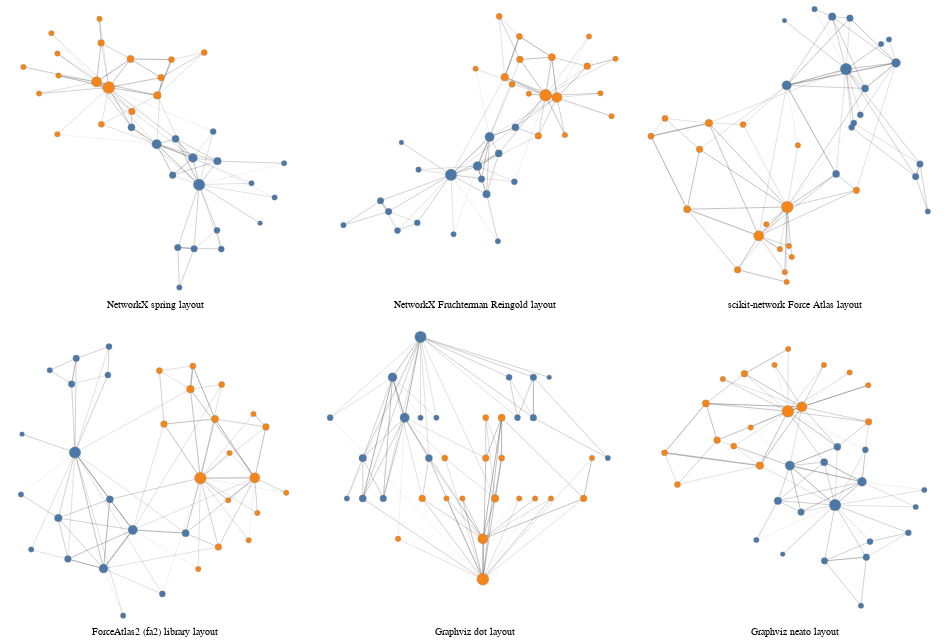

Write notebook code for a chart like this one.
### Code cell
def chart_for_layout(layout_fn, caption):
    return alph(
        G_karate_club,
        weight_attr="weight",
        layout_fn=layout_fn,
        node_args=dict(
            size=alt.Size(
                "degree_centrality",
                scale=alt.Scale(domain=[0,1],
                range=[4**2, 16**2]),
                legend=None
            ),
            halo_offset=None,
            #fill="#ccc",
            fill=alt.Color("club:N", legend=None),
            stroke="#888",
            strokeWidth=0.3,
            tooltip_attrs=["club"],
            #label_attr="name",
        ),
        edge_args=dict(
            color="black",
            opacity=0.3,
            strokeWidth=alt.Size(
                "weight:Q",
                scale=alt.Scale(domain=[0,1], range=[0, 0.2]),
                legend=None
            ),
        ),
        width=300,
        height=300,
        padding=16,
        prop_kwargs=dict(
            title=alt.TitleParams(
                caption,
                baseline='bottom',
                orient='bottom',
                fontWeight='normal',
                fontSize=10
            ),
        ),
    )


res = None
cols = 3

for row in range((1+len(layout_fns)) // cols):
    row_charts = [
        chart_for_layout(layout_fns[i], captions[i])
        for i in range(row * cols, min((row+1) * cols, len(layout_fns)))
    ]
    row_chart = functools.reduce(
        lambda a, x: a | x, row_charts[1:], row_charts[0]
    )

    res = row_chart if res is None else res & row_chart

res.configure_view(strokeWidth=0)

### Figure 1 — Vega-Lite specification as saved in the notebook (floating-point values rounded to 4 significant figures; data arrays with more than 128 entries replaced by an {"elided": "..."} marker saying what was removed)
{"config": {"view": {"continuousWidth": 400, "continuousHeight": 300, "strokeWidth": 0}}, "vconcat": [{"hconcat": [{"layer": [{"data": {"name": "data-ba430ea5287c5d2c3f185c0821d1b151"}, "mark": "line", "encoding": {"color": {"value": "black"}, "detail": {"field": "edge", "type": "quantitative"}, "opacity": {"value": 0.3}, "strokeWidth": {"field": "weight", "legend": null, "scale": {"domain": [0, 1], "range": [0, 0.2]}, "type": "quantitative"}, "x": {"axis": {"domain": false, "grid": false, "labels": false, "ticks": false, "title": ""}, "field": "x", "type": "quantitative"}, "y": {"axis": {"domain": false, "grid": false, "labels": false, "ticks": false, "title": ""}, "field": "y", "type": "quantitative"}}}, {"data": {"name": "data-447c792c61bffbee459a3810625c0c72"}, "mark": "circle", "encoding": {"fill": {"field": "club", "legend": null, "type": "nominal"}, "opacity": {"value": 1}, "size": {"field": "degree_centrality", "legend": null, "scale": {"domain": [0, 1], "range": [16, 256]}, "type": "quantitative"}, "stroke": {"value": "#888"}, "strokeWidth": {"value": 0.3}, "tooltip": [{"field": "club", "type": "nominal"}], "x": {"axis": {"domain": false, "grid": false, "labels": false, "ticks": false, "title": ""}, "field": "x", "type": "quantitative"}, "y": {"axis": {"domain": false, "grid": false, "labels": false, "ticks": false, "title": ""}, "field": "y", "type": "quantitative"}}}], "height": 300, "resolve": {"scale": {"color": "independent", "fill": "independent", "opacity": "independent", "size": "independent", "strokeWidth": "independent"}}, "title": {"text": "NetworkX spring layout", "baseline": "bottom", "fontSize": 10, "fontWeight": "normal", "orient": "bottom"}, "width": 300}, {"layer": [{"data": {"name": "data-e3f23e6250a2547063d4eb4c40b84fbc"}, "mark": "line", "encoding": {"color": {"value": "black"}, "detail": {"field": "edge", "type": "quantitative"}, "opacity": {"value": 0.3}, "strokeWidth": {"field": "weight", "legend": null, "scale": {"domain": [0, 1], "range": [0, 0.2]}, "type": "quantitative"}, "x": {"axis": {"domain": false, "grid": false, "labels": false, "ticks": false, "title": ""}, "field": "x", "type": "quantitative"}, "y": {"axis": {"domain": false, "grid": false, "labels": false, "ticks": false, "title": ""}, "field": "y", "type": "quantitative"}}}, {"data": {"name": "data-2a2e019ca7cf8d73fb14fa870c3a3692"}, "mark": "circle", "encoding": {"fill": {"field": "club", "legend": null, "type": "nominal"}, "opacity": {"value": 1}, "size": {"field": "degree_centrality", "legend": null, "scale": {"domain": [0, 1], "range": [16, 256]}, "type": "quantitative"}, "stroke": {"value": "#888"}, "strokeWidth": {"value": 0.3}, "tooltip": [{"field": "club", "type": "nominal"}], "x": {"axis": {"domain": false, "grid": false, "labels": false, "ticks": false, "title": ""}, "field": "x", "type": "quantitative"}, "y": {"axis": {"domain": false, "grid": false, "labels": false, "ticks": false, "title": ""}, "field": "y", "type": "quantitative"}}}], "height": 300, "resolve": {"scale": {"color": "independent", "fill": "independent", "opacity": "independent", "size": "independent", "strokeWidth": "independent"}}, "title": {"text": "NetworkX Fruchterman Reingold layout", "baseline": "bottom", "fontSize": 10, "fontWeight": "normal", "orient": "bottom"}, "width": 300}, {"layer": [{"data": {"name": "data-cbb996903de13b095cdc6e70d1844d51"}, "mark": "line", "encoding": {"color": {"value": "black"}, "detail": {"field": "edge", "type": "quantitative"}, "opacity": {"value": 0.3}, "strokeWidth": {"field": "weight", "legend": null, "scale": {"domain": [0, 1], "range": [0, 0.2]}, "type": "quantitative"}, "x": {"axis": {"domain": false, "grid": false, "labels": false, "ticks": false, "title": ""}, "field": "x", "type": "quantitative"}, "y": {"axis": {"domain": false, "grid": false, "labels": false, "ticks": false, "title": ""}, "field": "y", "type": "quantitative"}}}, {"data": {"name": "data-89a70a53473d4e9b9794a8549d09f139"}, "mark": "circle", "encoding": {"fill": {"field": "club", "legend": null, "type": "nominal"}, "opacity": {"value": 1}, "size": {"field": "degree_centrality", "legend": null, "scale": {"domain": [0, 1], "range": [16, 256]}, "type": "quantitative"}, "stroke": {"value": "#888"}, "strokeWidth": {"value": 0.3}, "tooltip": [{"field": "club", "type": "nominal"}], "x": {"axis": {"domain": false, "grid": false, "labels": false, "ticks": false, "title": ""}, "field": "x", "type": "quantitative"}, "y": {"axis": {"domain": false, "grid": false, "labels": false, "ticks": false, "title": ""}, "field": "y", "type": "quantitative"}}}], "height": 300, "resolve": {"scale": {"color": "independent", "fill": "independent", "opacity": "independent", "size": "independent", "strokeWidth": "independent"}}, "title": {"text": "scikit-network Force Atlas layout", "baseline": "bottom", "fontSize": 10, "fontWeight": "normal", "orient": "bottom"}, "width": 300}]}, {"hconcat": [{"layer": [{"data": {"name": "data-2ebe055d1446cddaf430a92f3a5871f7"}, "mark": "line", "encoding": {"color": {"value": "black"}, "detail": {"field": "edge", "type": "quantitative"}, "opacity": {"value": 0.3}, "strokeWidth": {"field": "weight", "legend": null, "scale": {"domain": [0, 1], "range": [0, 0.2]}, "type": "quantitative"}, "x": {"axis": {"domain": false, "grid": false, "labels": false, "ticks": false, "title": ""}, "field": "x", "type": "quantitative"}, "y": {"axis": {"domain": false, "grid": false, "labels": false, "ticks": false, "title": ""}, "field": "y", "type": "quantitative"}}}, {"data": {"name": "data-37a1fef293644fc7c1f4cc0c667b7a53"}, "mark": "circle", "encoding": {"fill": {"field": "club", "legend": null, "type": "nominal"}, "opacity": {"value": 1}, "size": {"field": "degree_centrality", "legend": null, "scale": {"domain": [0, 1], "range": [16, 256]}, "type": "quantitative"}, "stroke": {"value": "#888"}, "strokeWidth": {"value": 0.3}, "tooltip": [{"field": "club", "type": "nominal"}], "x": {"axis": {"domain": false, "grid": false, "labels": false, "ticks": false, "title": ""}, "field": "x", "type": "quantitative"}, "y": {"axis": {"domain": false, "grid": false, "labels": false, "ticks": false, "title": ""}, "field": "y", "type": "quantitative"}}}], "height": 300, "resolve": {"scale": {"color": "independent", "fill": "independent", "opacity": "independent", "size": "independent", "strokeWidth": "independent"}}, "title": {"text": "ForceAtlas2 (fa2) library layout", "baseline": "bottom", "fontSize": 10, "fontWeight": "normal", "orient": "bottom"}, "width": 300}, {"layer": [{"data": {"name": "data-59ec161e364aa016830785f8399c1e8a"}, "mark": "line", "encoding": {"color": {"value": "black"}, "detail": {"field": "edge", "type": "quantitative"}, "opacity": {"value": 0.3}, "strokeWidth": {"field": "weight", "legend": null, "scale": {"domain": [0, 1], "range": [0, 0.2]}, "type": "quantitative"}, "x": {"axis": {"domain": false, "grid": false, "labels": false, "ticks": false, "title": ""}, "field": "x", "type": "quantitative"}, "y": {"axis": {"domain": false, "grid": false, "labels": false, "ticks": false, "title": ""}, "field": "y", "type": "quantitative"}}}, {"data": {"name": "data-1859e08d4d681f2eea058e26247f564e"}, "mark": "circle", "encoding": {"fill": {"field": "club", "legend": null, "type": "nominal"}, "opacity": {"value": 1}, "size": {"field": "degree_centrality", "legend": null, "scale": {"domain": [0, 1], "range": [16, 256]}, "type": "quantitative"}, "stroke": {"value": "#888"}, "strokeWidth": {"value": 0.3}, "tooltip": [{"field": "club", "type": "nominal"}], "x": {"axis": {"domain": false, "grid": false, "labels": false, "ticks": false, "title": ""}, "field": "x", "type": "quantitative"}, "y": {"axis": {"domain": false, "grid": false, "labels": false, "ticks": false, "title": ""}, "field": "y", "type": "quantitative"}}}], "height": 300, "resolve": {"scale": {"color": "independent", "fill": "independent", "opacity": "independent", "size": "independent", "strokeWidth": "independent"}}, "title": {"text": "Graphviz dot layout", "baseline": "bottom", "fontSize": 10, "fontWeight": "normal", "orient": "bottom"}, "width": 300}, {"layer": [{"data": {"name": "data-3421c71d1f82e13ff4e4827f52438cee"}, "mark": "line", "encoding": {"color": {"value": "black"}, "detail": {"field": "edge", "type": "quantitative"}, "opacity": {"value": 0.3}, "strokeWidth": {"field": "weight", "legend": null, "scale": {"domain": [0, 1], "range": [0, 0.2]}, "type": "quantitative"}, "x": {"axis": {"domain": false, "grid": false, "labels": false, "ticks": false, "title": ""}, "field": "x", "type": "quantitative"}, "y": {"axis": {"domain": false, "grid": false, "labels": false, "ticks": false, "title": ""}, "field": "y", "type": "quantitative"}}}, {"data": {"name": "data-582eec9189bc878bdf12428f598ec301"}, "mark": "circle", "encoding": {"fill": {"field": "club", "legend": null, "type": "nominal"}, "opacity": {"value": 1}, "size": {"field": "degree_centrality", "legend": null, "scale": {"domain": [0, 1], "range": [16, 256]}, "type": "quantitative"}, "stroke": {"value": "#888"}, "strokeWidth": {"value": 0.3}, "tooltip": [{"field": "club", "type": "nominal"}], "x": {"axis": {"domain": false, "grid": false, "labels": false, "ticks": false, "title": ""}, "field": "x", "type": "quantitative"}, "y": {"axis": {"domain": false, "grid": false, "labels": false, "ticks": false, "title": ""}, "field": "y", "type": "quantitative"}}}], "height": 300, "resolve": {"scale": {"color": "independent", "fill": "independent", "opacity": "independent", "size": "independent", "strokeWidth": "independent"}}, "title": {"text": "Graphviz neato layout", "baseline": "bottom", "fontSize": 10, "fontWeight": "normal", "orient": "bottom"}, "width": 300}]}], "$schema": "https://vega.github.io/schema/vega-lite/v4.17.0.json", "datasets": {"data-ba430ea5287c5d2c3f185c0821d1b151": {"elided": "156 records"}, "data-447c792c61bffbee459a3810625c0c72": [{"x": 176.4, "club": "Mr. Hi", "y": 105.1, "degree_centrality": 0.4848, "__node_size": 132.4, "__node_r": 5.752}, {"x": 172.7, "club": "Mr. Hi", "y": 128.3, "degree_centrality": 0.2727, "__node_size": 81.45, "__node_r": 4.513}, {"x": 151.0, "club": "Mr. Hi", "y": 140.2, "degree_centrality": 0.303, "__node_size": 88.73, "__node_r": 4.71}, {"x": 187.5, "club": "Mr. Hi", "y": 125.6, "degree_centrality": 0.1818, "__node_size": 59.64, "__node_r": 3.861}, {"x": 187.2, "club": "Mr. Hi", "y": 65.55, "degree_centrality": 0.09091, "__node_size": 37.82, "__node_r": 3.075}, {"x": 163.7, "club": "Mr. Hi", "y": 50.69, "degree_centrality": 0.1212, "__node_size": 45.09, "__node_r": 3.357}, {"x": 173.5, "club": "Mr. Hi", "y": 49.61, "degree_centrality": 0.1212, "__node_size": 45.09, "__node_r": 3.357}, {"x": 160.6, "club": "Mr. Hi", "y": 113.4, "degree_centrality": 0.1212, "__node_size": 45.09, "__node_r": 3.357}, {"x": 135.9, "club": "Mr. Hi", "y": 154.8, "degree_centrality": 0.1515, "__node_size": 52.36, "__node_r": 3.618}, {"x": 91.42, "club": "Officer", "y": 148.8, "degree_centrality": 0.06061, "__node_size": 30.55, "__node_r": 2.763}, {"x": 189.8, "club": "Mr. Hi", "y": 49.34, "degree_centrality": 0.09091, "__node_size": 37.82, "__node_r": 3.075}, {"x": 213.1, "club": "Mr. Hi", "y": 71.76, "degree_centrality": 0.0303, "__node_size": 23.27, "__node_r": 2.412}, {"x": 227.5, "club": "Mr. Hi", "y": 123.8, "degree_centrality": 0.06061, "__node_size": 30.55, "__node_r": 2.763}, {"x": 162.3, "club": "Mr. Hi", "y": 144.9, "degree_centrality": 0.1515, "__node_size": 52.36, "__node_r": 3.618}, {"x": 91.44, "club": "Officer", "y": 218.8, "degree_centrality": 0.06061, "__node_size": 30.55, "__node_r": 2.763}, {"x": 92.09, "club": "Officer", "y": 199.7, "degree_centrality": 0.06061, "__node_size": 30.55, "__node_r": 2.763}, {"x": 164.6, "club": "Mr. Hi", "y": 16.0, "degree_centrality": 0.06061, "__node_size": 30.55, "__node_r": 2.763}, {"x": 221.8, "club": "Mr. Hi", "y": 94.04, "degree_centrality": 0.06061, "__node_size": 30.55, "__node_r": 2.763}, {"x": 87.84, "club": "Officer", "y": 236.3, "degree_centrality": 0.06061, "__node_size": 30.55, "__node_r": 2.763}, {"x": 184.9, "club": "Mr. Hi", "y": 151.2, "degree_centrality": 0.09091, "__node_size": 37.82, "__node_r": 3.075}, {"x": 71.05, "club": "Officer", "y": 207.1, "degree_centrality": 0.06061, "__node_size": 30.55, "__node_r": 2.763}, {"x": 207.9, "club": "Mr. Hi", "y": 106.4, "degree_centrality": 0.06061, "__node_size": 30.55, "__node_r": 2.763}, {"x": 80.44, "club": "Officer", "y": 184.1, "degree_centrality": 0.06061, "__node_size": 30.55, "__node_r": 2.763}, {"x": 135.3, "club": "Officer", "y": 214.1, "degree_centrality": 0.1515, "__node_size": 52.36, "__node_r": 3.618}, {"x": 179.5, "club": "Officer", "y": 219.7, "degree_centrality": 0.09091, "__node_size": 37.82, "__node_r": 3.075}, {"x": 159.9, "club": "Officer", "y": 213.6, "degree_centrality": 0.09091, "__node_size": 37.82, "__node_r": 3.075}, {"x": 116.7, "club": "Officer", "y": 248.8, "degree_centrality": 0.06061, "__node_size": 30.55, "__node_r": 2.763}, {"x": 153.6, "club": "Officer", "y": 198.0, "degree_centrality": 0.1212, "__node_size": 45.09, "__node_r": 3.357}, {"x": 117.8, "club": "Officer", "y": 157.5, "degree_centrality": 0.09091, "__node_size": 37.82, "__node_r": 3.075}, {"x": 117.7, "club": "Officer", "y": 228.0, "degree_centrality": 0.1212, "__node_size": 45.09, "__node_r": 3.357}, {"x": 136.1, "club": "Officer", "y": 168.6, "degree_centrality": 0.1212, "__node_size": 45.09, "__node_r": 3.357}, {"x": 151.4, "club": "Officer", "y": 182.5, "degree_centrality": 0.1818, "__node_size": 59.64, "__node_r": 3.861}, {"x": 114.9, "club": "Officer", "y": 194.2, "degree_centrality": 0.3636, "__node_size": 103.3, "__node_r": 5.081}, {"x": 122.3, "club": "Officer", "y": 189.4, "degree_centrality": 0.5152, "__node_size": 139.6, "__node_r": 5.908}], "data-e3f23e6250a2547063d4eb4c40b84fbc": {"elided": "156 records"}, "data-2a2e019ca7cf8d73fb14fa870c3a3692": [{"x": 109.2, "club": "Mr. Hi", "y": 113.7, "degree_centrality": 0.4848, "__node_size": 132.4, "__node_r": 5.752}, {"x": 132.2, "club": "Mr. Hi", "y": 121.4, "degree_centrality": 0.2727, "__node_size": 81.45, "__node_r": 4.513}, {"x": 142.7, "club": "Mr. Hi", "y": 146.6, "degree_centrality": 0.303, "__node_size": 88.73, "__node_r": 4.71}, {"x": 140.0, "club": "Mr. Hi", "y": 96.93, "degree_centrality": 0.1818, "__node_size": 59.64, "__node_r": 3.861}, {"x": 79.95, "club": "Mr. Hi", "y": 72.16, "degree_centrality": 0.09091, "__node_size": 37.82, "__node_r": 3.075}, {"x": 48.11, "club": "Mr. Hi", "y": 91.22, "degree_centrality": 0.1212, "__node_size": 45.09, "__node_r": 3.357}, {"x": 55.11, "club": "Mr. Hi", "y": 81.88, "degree_centrality": 0.1212, "__node_size": 45.09, "__node_r": 3.357}, {"x": 135.6, "club": "Mr. Hi", "y": 110.1, "degree_centrality": 0.1212, "__node_size": 45.09, "__node_r": 3.357}, {"x": 165.0, "club": "Mr. Hi", "y": 154.9, "degree_centrality": 0.1515, "__node_size": 52.36, "__node_r": 3.618}, {"x": 130.5, "club": "Officer", "y": 205.7, "degree_centrality": 0.06061, "__node_size": 30.55, "__node_r": 2.763}, {"x": 62.85, "club": "Mr. Hi", "y": 65.35, "degree_centrality": 0.09091, "__node_size": 37.82, "__node_r": 3.075}, {"x": 66.23, "club": "Mr. Hi", "y": 141.7, "degree_centrality": 0.0303, "__node_size": 23.27, "__node_r": 2.412}, {"x": 149.9, "club": "Mr. Hi", "y": 56.18, "degree_centrality": 0.06061, "__node_size": 30.55, "__node_r": 2.763}, {"x": 150.6, "club": "Mr. Hi", "y": 132.2, "degree_centrality": 0.1515, "__node_size": 52.36, "__node_r": 3.618}, {"x": 176.7, "club": "Officer", "y": 183.9, "degree_centrality": 0.06061, "__node_size": 30.55, "__node_r": 2.763}, {"x": 207.9, "club": "Officer", "y": 148.1, "degree_centrality": 0.06061, "__node_size": 30.55, "__node_r": 2.763}, {"x": 16.0, "club": "Mr. Hi", "y": 70.08, "degree_centrality": 0.06061, "__node_size": 30.55, "__node_r": 2.763}, {"x": 111.4, "club": "Mr. Hi", "y": 62.16, "degree_centrality": 0.06061, "__node_size": 30.55, "__node_r": 2.763}, {"x": 228.8, "club": "Officer", "y": 233.7, "degree_centrality": 0.06061, "__node_size": 30.55, "__node_r": 2.763}, {"x": 164.1, "club": "Mr. Hi", "y": 107.7, "degree_centrality": 0.09091, "__node_size": 37.82, "__node_r": 3.075}, {"x": 248.3, "club": "Officer", "y": 164.5, "degree_centrality": 0.06061, "__node_size": 30.55, "__node_r": 2.763}, {"x": 81.02, "club": "Mr. Hi", "y": 118.2, "degree_centrality": 0.06061, "__node_size": 30.55, "__node_r": 2.763}, {"x": 238.7, "club": "Officer", "y": 184.4, "degree_centrality": 0.06061, "__node_size": 30.55, "__node_r": 2.763}, {"x": 196.6, "club": "Officer", "y": 215.6, "degree_centrality": 0.1515, "__node_size": 52.36, "__node_r": 3.618}, {"x": 151.0, "club": "Officer", "y": 251.0, "degree_centrality": 0.09091, "__node_size": 37.82, "__node_r": 3.075}, {"x": 168.5, "club": "Officer", "y": 233.7, "degree_centrality": 0.09091, "__node_size": 37.82, "__node_r": 3.075}, {"x": 251.8, "club": "Officer", "y": 214.2, "degree_centrality": 0.06061, "__node_size": 30.55, "__node_r": 2.763}, {"x": 168.9, "club": "Officer", "y": 213.7, "degree_centrality": 0.1212, "__node_size": 45.09, "__node_r": 3.357}, {"x": 162.1, "club": "Officer", "y": 192.2, "degree_centrality": 0.09091, "__node_size": 37.82, "__node_r": 3.075}, {"x": 227.3, "club": "Officer", "y": 207.8, "degree_centrality": 0.1212, "__node_size": 45.09, "__node_r": 3.357}, {"x": 184.9, "club": "Officer", "y": 147.5, "degree_centrality": 0.1212, "__node_size": 45.09, "__node_r": 3.357}, {"x": 155.8, "club": "Officer", "y": 198.3, "degree_centrality": 0.1818, "__node_size": 59.64, "__node_r": 3.861}, {"x": 201.0, "club": "Officer", "y": 180.7, "degree_centrality": 0.3636, "__node_size": 103.3, "__node_r": 5.081}, {"x": 191.2, "club": "Officer", "y": 182.6, "degree_centrality": 0.5152, "__node_size": 139.6, "__node_r": 5.908}], "data-cbb996903de13b095cdc6e70d1844d51": {"elided": "156 records"}, "data-89a70a53473d4e9b9794a8549d09f139": [{"x": 174.0, "club": "Mr. Hi", "y": 157.9, "degree_centrality": 0.4848, "__node_size": 132.4, "__node_r": 5.752}, {"x": 207.3, "club": "Mr. Hi", "y": 162.1, "degree_centrality": 0.2727, "__node_size": 81.45, "__node_r": 4.513}, {"x": 134.4, "club": "Mr. Hi", "y": 147.1, "degree_centrality": 0.303, "__node_size": 88.73, "__node_r": 4.71}, {"x": 164.8, "club": "Mr. Hi", "y": 192.9, "degree_centrality": 0.1818, "__node_size": 59.64, "__node_r": 3.861}, {"x": 179.2, "club": "Mr. Hi", "y": 122.0, "degree_centrality": 0.09091, "__node_size": 37.82, "__node_r": 3.075}, {"x": 220.4, "club": "Mr. Hi", "y": 86.26, "degree_centrality": 0.1212, "__node_size": 45.09, "__node_r": 3.357}, {"x": 223.3, "club": "Mr. Hi", "y": 94.66, "degree_centrality": 0.1212, "__node_size": 45.09, "__node_r": 3.357}, {"x": 176.6, "club": "Mr. Hi", "y": 191.9, "degree_centrality": 0.1212, "__node_size": 45.09, "__node_r": 3.357}, {"x": 167.4, "club": "Mr. Hi", "y": 88.08, "degree_centrality": 0.1515, "__node_size": 52.36, "__node_r": 3.618}, {"x": 141.9, "club": "Officer", "y": 107.1, "degree_centrality": 0.06061, "__node_size": 30.55, "__node_r": 2.763}, {"x": 177.8, "club": "Mr. Hi", "y": 119.1, "degree_centrality": 0.09091, "__node_size": 37.82, "__node_r": 3.075}, {"x": 133.0, "club": "Mr. Hi", "y": 190.3, "degree_centrality": 0.0303, "__node_size": 23.27, "__node_r": 2.412}, {"x": 153.0, "club": "Mr. Hi", "y": 197.9, "degree_centrality": 0.06061, "__node_size": 30.55, "__node_r": 2.763}, {"x": 186.7, "club": "Mr. Hi", "y": 145.0, "degree_centrality": 0.1515, "__node_size": 52.36, "__node_r": 3.618}, {"x": 130.0, "club": "Officer", "y": 37.91, "degree_centrality": 0.06061, "__node_size": 30.55, "__node_r": 2.763}, {"x": 133.2, "club": "Officer", "y": 22.5, "degree_centrality": 0.06061, "__node_size": 30.55, "__node_r": 2.763}, {"x": 228.5, "club": "Mr. Hi", "y": 62.93, "degree_centrality": 0.06061, "__node_size": 30.55, "__node_r": 2.763}, {"x": 197.4, "club": "Mr. Hi", "y": 174.7, "degree_centrality": 0.06061, "__node_size": 30.55, "__node_r": 2.763}, {"x": 120.8, "club": "Officer", "y": 54.43, "degree_centrality": 0.06061, "__node_size": 30.55, "__node_r": 2.763}, {"x": 183.6, "club": "Mr. Hi", "y": 127.5, "degree_centrality": 0.09091, "__node_size": 37.82, "__node_r": 3.075}, {"x": 135.9, "club": "Officer", "y": 39.94, "degree_centrality": 0.06061, "__node_size": 30.55, "__node_r": 2.763}, {"x": 202.7, "club": "Mr. Hi", "y": 177.7, "degree_centrality": 0.06061, "__node_size": 30.55, "__node_r": 2.763}, {"x": 137.8, "club": "Officer", "y": 32.69, "degree_centrality": 0.06061, "__node_size": 30.55, "__node_r": 2.763}, {"x": 68.11, "club": "Officer", "y": 64.52, "degree_centrality": 0.1515, "__node_size": 52.36, "__node_r": 3.618}, {"x": 53.33, "club": "Officer", "y": 125.1, "degree_centrality": 0.09091, "__node_size": 37.82, "__node_r": 3.075}, {"x": 43.97, "club": "Officer", "y": 113.2, "degree_centrality": 0.09091, "__node_size": 37.82, "__node_r": 3.075}, {"x": 134.4, "club": "Officer", "y": 16.0, "degree_centrality": 0.06061, "__node_size": 30.55, "__node_r": 2.763}, {"x": 76.4, "club": "Officer", "y": 104.5, "degree_centrality": 0.1212, "__node_size": 45.09, "__node_r": 3.357}, {"x": 105.4, "club": "Officer", "y": 121.0, "degree_centrality": 0.09091, "__node_size": 37.82, "__node_r": 3.075}, {"x": 101.7, "club": "Officer", "y": 24.13, "degree_centrality": 0.1212, "__node_size": 45.09, "__node_r": 3.357}, {"x": 180.9, "club": "Officer", "y": 77.13, "degree_centrality": 0.1212, "__node_size": 45.09, "__node_r": 3.357}, {"x": 82.63, "club": "Officer", "y": 122.0, "degree_centrality": 0.1818, "__node_size": 59.64, "__node_r": 3.861}, {"x": 115.8, "club": "Officer", "y": 46.8, "degree_centrality": 0.3636, "__node_size": 103.3, "__node_r": 5.081}, {"x": 134.8, "club": "Officer", "y": 65.97, "degree_centrality": 0.5152, "__node_size": 139.6, "__node_r": 5.908}], "data-2ebe055d1446cddaf430a92f3a5871f7": {"elided": "156 records"}, "data-37a1fef293644fc7c1f4cc0c667b7a53": [{"x": 69.97, "club": "Mr. Hi", "y": 168.4, "degree_centrality": 0.4848, "__node_size": 132.4, "__node_r": 5.752}, {"x": 98.5, "club": "Mr. Hi", "y": 60.11, "degree_centrality": 0.2727, "__node_size": 81.45, "__node_r": 4.513}, {"x": 127.8, "club": "Mr. Hi", "y": 96.2, "degree_centrality": 0.303, "__node_size": 88.73, "__node_r": 4.71}, {"x": 53.32, "club": "Mr. Hi", "y": 107.3, "degree_centrality": 0.1818, "__node_size": 59.64, "__node_r": 3.861}, {"x": 102.9, "club": "Mr. Hi", "y": 240.8, "degree_centrality": 0.09091, "__node_size": 37.82, "__node_r": 3.075}, {"x": 71.22, "club": "Mr. Hi", "y": 256.3, "degree_centrality": 0.1212, "__node_size": 45.09, "__node_r": 3.357}, {"x": 66.61, "club": "Mr. Hi", "y": 232.4, "degree_centrality": 0.1212, "__node_size": 45.09, "__node_r": 3.357}, {"x": 62.86, "club": "Mr. Hi", "y": 69.11, "degree_centrality": 0.1212, "__node_size": 45.09, "__node_r": 3.357}, {"x": 180.6, "club": "Mr. Hi", "y": 93.17, "degree_centrality": 0.1515, "__node_size": 52.36, "__node_r": 3.618}, {"x": 193.2, "club": "Officer", "y": 59.76, "degree_centrality": 0.06061, "__node_size": 30.55, "__node_r": 2.763}, {"x": 104.0, "club": "Mr. Hi", "y": 267.3, "degree_centrality": 0.09091, "__node_size": 37.82, "__node_r": 3.075}, {"x": 17.04, "club": "Mr. Hi", "y": 185.6, "degree_centrality": 0.0303, "__node_size": 23.27, "__node_r": 2.412}, {"x": 16.0, "club": "Mr. Hi", "y": 129.2, "degree_centrality": 0.06061, "__node_size": 30.55, "__node_r": 2.763}, {"x": 104.8, "club": "Mr. Hi", "y": 124.8, "degree_centrality": 0.1515, "__node_size": 52.36, "__node_r": 3.618}, {"x": 252.4, "club": "Officer", "y": 112.0, "degree_centrality": 0.06061, "__node_size": 30.55, "__node_r": 2.763}, {"x": 223.3, "club": "Officer", "y": 123.8, "degree_centrality": 0.06061, "__node_size": 30.55, "__node_r": 2.763}, {"x": 44.79, "club": "Mr. Hi", "y": 245.2, "degree_centrality": 0.06061, "__node_size": 30.55, "__node_r": 2.763}, {"x": 118.2, "club": "Mr. Hi", "y": 16.21, "degree_centrality": 0.06061, "__node_size": 30.55, "__node_r": 2.763}, {"x": 243.7, "club": "Officer", "y": 86.51, "degree_centrality": 0.06061, "__node_size": 30.55, "__node_r": 2.763}, {"x": 157.4, "club": "Mr. Hi", "y": 36.46, "degree_centrality": 0.09091, "__node_size": 37.82, "__node_r": 3.075}, {"x": 281.2, "club": "Officer", "y": 130.8, "degree_centrality": 0.06061, "__node_size": 30.55, "__node_r": 2.763}, {"x": 26.22, "club": "Mr. Hi", "y": 77.89, "degree_centrality": 0.06061, "__node_size": 30.55, "__node_r": 2.763}, {"x": 224.5, "club": "Officer", "y": 167.9, "degree_centrality": 0.06061, "__node_size": 30.55, "__node_r": 2.763}, {"x": 210.0, "club": "Officer", "y": 199.8, "degree_centrality": 0.1515, "__node_size": 52.36, "__node_r": 3.618}, {"x": 154.4, "club": "Officer", "y": 244.9, "degree_centrality": 0.09091, "__node_size": 37.82, "__node_r": 3.075}, {"x": 187.8, "club": "Officer", "y": 249.2, "degree_centrality": 0.09091, "__node_size": 37.82, "__node_r": 3.075}, {"x": 248.5, "club": "Officer", "y": 204.5, "degree_centrality": 0.06061, "__node_size": 30.55, "__node_r": 2.763}, {"x": 159.0, "club": "Officer", "y": 195.0, "degree_centrality": 0.1212, "__node_size": 45.09, "__node_r": 3.357}, {"x": 216.7, "club": "Officer", "y": 231.9, "degree_centrality": 0.09091, "__node_size": 37.82, "__node_r": 3.075}, {"x": 260.9, "club": "Officer", "y": 192.4, "degree_centrality": 0.1212, "__node_size": 45.09, "__node_r": 3.357}, {"x": 213.4, "club": "Officer", "y": 80.25, "degree_centrality": 0.1212, "__node_size": 45.09, "__node_r": 3.357}, {"x": 185.4, "club": "Officer", "y": 227.6, "degree_centrality": 0.1818, "__node_size": 59.64, "__node_r": 3.861}, {"x": 249.8, "club": "Officer", "y": 144.8, "degree_centrality": 0.3636, "__node_size": 103.3, "__node_r": 5.081}, {"x": 195.4, "club": "Officer", "y": 144.6, "degree_centrality": 0.5152, "__node_size": 139.6, "__node_r": 5.908}], "data-59ec161e364aa016830785f8399c1e8a": {"elided": "156 records"}, "data-1859e08d4d681f2eea058e26247f564e": [{"x": 109.1, "club": "Mr. Hi", "y": 108.6, "degree_centrality": 0.4848, "__node_size": 132.4, "__node_r": 5.752}, {"x": 83.02, "club": "Mr. Hi", "y": 93.76, "degree_centrality": 0.2727, "__node_size": 81.45, "__node_r": 4.513}, {"x": 94.34, "club": "Mr. Hi", "y": 78.95, "degree_centrality": 0.303, "__node_size": 88.73, "__node_r": 4.71}, {"x": 55.25, "club": "Mr. Hi", "y": 64.14, "degree_centrality": 0.1818, "__node_size": 59.64, "__node_r": 3.861}, {"x": 191.8, "club": "Mr. Hi", "y": 93.76, "degree_centrality": 0.09091, "__node_size": 37.82, "__node_r": 3.075}, {"x": 214.5, "club": "Mr. Hi", "y": 93.76, "degree_centrality": 0.1212, "__node_size": 45.09, "__node_r": 3.357}, {"x": 214.5, "club": "Mr. Hi", "y": 78.95, "degree_centrality": 0.1212, "__node_size": 45.09, "__node_r": 3.357}, {"x": 74.38, "club": "Mr. Hi", "y": 49.33, "degree_centrality": 0.1212, "__node_size": 45.09, "__node_r": 3.357}, {"x": 117.0, "club": "Mr. Hi", "y": 64.14, "degree_centrality": 0.1515, "__node_size": 52.36, "__node_r": 3.618}, {"x": 88.17, "club": "Officer", "y": 34.51, "degree_centrality": 0.06061, "__node_size": 30.55, "__node_r": 2.763}, {"x": 199.7, "club": "Mr. Hi", "y": 78.95, "degree_centrality": 0.09091, "__node_size": 37.82, "__node_r": 3.075}, {"x": 229.3, "club": "Mr. Hi", "y": 93.76, "degree_centrality": 0.0303, "__node_size": 23.27, "__node_r": 2.412}, {"x": 40.44, "club": "Mr. Hi", "y": 49.33, "degree_centrality": 0.06061, "__node_size": 30.55, "__node_r": 2.763}, {"x": 55.25, "club": "Mr. Hi", "y": 49.33, "degree_centrality": 0.1515, "__node_size": 52.36, "__node_r": 3.618}, {"x": 133.4, "club": "Officer", "y": 49.33, "degree_centrality": 0.06061, "__node_size": 30.55, "__node_r": 2.763}, {"x": 148.2, "club": "Officer", "y": 49.33, "degree_centrality": 0.06061, "__node_size": 30.55, "__node_r": 2.763}, {"x": 284.0, "club": "Mr. Hi", "y": 64.14, "degree_centrality": 0.06061, "__node_size": 30.55, "__node_r": 2.763}, {"x": 109.1, "club": "Mr. Hi", "y": 78.95, "degree_centrality": 0.06061, "__node_size": 30.55, "__node_r": 2.763}, {"x": 201.3, "club": "Officer", "y": 49.33, "degree_centrality": 0.06061, "__node_size": 30.55, "__node_r": 2.763}, {"x": 24.81, "club": "Mr. Hi", "y": 78.95, "degree_centrality": 0.09091, "__node_size": 37.82, "__node_r": 3.075}, {"x": 216.1, "club": "Officer", "y": 49.33, "degree_centrality": 0.06061, "__node_size": 30.55, "__node_r": 2.763}, {"x": 124.0, "club": "Mr. Hi", "y": 78.95, "degree_centrality": 0.06061, "__node_size": 30.55, "__node_r": 2.763}, {"x": 230.9, "club": "Officer", "y": 49.33, "degree_centrality": 0.06061, "__node_size": 30.55, "__node_r": 2.763}, {"x": 184.8, "club": "Officer", "y": 78.95, "degree_centrality": 0.1515, "__node_size": 52.36, "__node_r": 3.618}, {"x": 170.0, "club": "Officer", "y": 78.95, "degree_centrality": 0.09091, "__node_size": 37.82, "__node_r": 3.075}, {"x": 184.8, "club": "Officer", "y": 64.14, "degree_centrality": 0.09091, "__node_size": 37.82, "__node_r": 3.075}, {"x": 269.2, "club": "Officer", "y": 64.14, "degree_centrality": 0.06061, "__node_size": 30.55, "__node_r": 2.763}, {"x": 170.0, "club": "Officer", "y": 64.14, "degree_centrality": 0.1212, "__node_size": 45.09, "__node_r": 3.357}, {"x": 131.8, "club": "Officer", "y": 64.14, "degree_centrality": 0.09091, "__node_size": 37.82, "__node_r": 3.075}, {"x": 261.4, "club": "Officer", "y": 49.33, "degree_centrality": 0.1212, "__node_size": 45.09, "__node_r": 3.357}, {"x": 110.8, "club": "Officer", "y": 49.33, "degree_centrality": 0.1212, "__node_size": 45.09, "__node_r": 3.357}, {"x": 178.7, "club": "Officer", "y": 49.33, "degree_centrality": 0.1818, "__node_size": 59.64, "__node_r": 3.861}, {"x": 167.4, "club": "Officer", "y": 34.51, "degree_centrality": 0.3636, "__node_size": 103.3, "__node_r": 5.081}, {"x": 167.4, "club": "Officer", "y": 19.7, "degree_centrality": 0.5152, "__node_size": 139.6, "__node_r": 5.908}], "data-3421c71d1f82e13ff4e4827f52438cee": {"elided": "156 records"}, "data-582eec9189bc878bdf12428f598ec301": [{"x": 146.7, "club": "Mr. Hi", "y": 127.9, "degree_centrality": 0.4848, "__node_size": 132.4, "__node_r": 5.752}, {"x": 164.7, "club": "Mr. Hi", "y": 151.2, "degree_centrality": 0.2727, "__node_size": 81.45, "__node_r": 4.513}, {"x": 116.6, "club": "Mr. Hi", "y": 167.4, "degree_centrality": 0.303, "__node_size": 88.73, "__node_r": 4.71}, {"x": 108.6, "club": "Mr. Hi", "y": 132.2, "degree_centrality": 0.1818, "__node_size": 59.64, "__node_r": 3.861}, {"x": 195.5, "club": "Mr. Hi", "y": 100.2, "degree_centrality": 0.09091, "__node_size": 37.82, "__node_r": 3.075}, {"x": 139.7, "club": "Mr. Hi", "y": 72.13, "degree_centrality": 0.1212, "__node_size": 45.09, "__node_r": 3.357}, {"x": 167.5, "club": "Mr. Hi", "y": 75.81, "degree_centrality": 0.1212, "__node_size": 45.09, "__node_r": 3.357}, {"x": 124.0, "club": "Mr. Hi", "y": 120.9, "degree_centrality": 0.1212, "__node_size": 45.09, "__node_r": 3.357}, {"x": 148.3, "club": "Mr. Hi", "y": 186.2, "degree_centrality": 0.1515, "__node_size": 52.36, "__node_r": 3.618}, {"x": 90.49, "club": "Officer", "y": 205.5, "degree_centrality": 0.06061, "__node_size": 30.55, "__node_r": 2.763}, {"x": 170.0, "club": "Mr. Hi", "y": 91.43, "degree_centrality": 0.09091, "__node_size": 37.82, "__node_r": 3.075}, {"x": 111.8, "club": "Mr. Hi", "y": 78.84, "degree_centrality": 0.0303, "__node_size": 23.27, "__node_r": 2.412}, {"x": 94.23, "club": "Mr. Hi", "y": 92.91, "degree_centrality": 0.06061, "__node_size": 30.55, "__node_r": 2.763}, {"x": 139.4, "club": "Mr. Hi", "y": 170.9, "degree_centrality": 0.1515, "__node_size": 52.36, "__node_r": 3.618}, {"x": 139.3, "club": "Officer", "y": 268.1, "degree_centrality": 0.06061, "__node_size": 30.55, "__node_r": 2.763}, {"x": 168.8, "club": "Officer", "y": 247.8, "degree_centrality": 0.06061, "__node_size": 30.55, "__node_r": 2.763}, {"x": 164.0, "club": "Mr. Hi", "y": 27.34, "degree_centrality": 0.06061, "__node_size": 30.55, "__node_r": 2.763}, {"x": 206.2, "club": "Mr. Hi", "y": 143.1, "degree_centrality": 0.06061, "__node_size": 30.55, "__node_r": 2.763}, {"x": 156.4, "club": "Officer", "y": 260.6, "degree_centrality": 0.06061, "__node_size": 30.55, "__node_r": 2.763}, {"x": 166.9, "club": "Mr. Hi", "y": 183.2, "degree_centrality": 0.09091, "__node_size": 37.82, "__node_r": 3.075}, {"x": 106.4, "club": "Officer", "y": 268.0, "degree_centrality": 0.06061, "__node_size": 30.55, "__node_r": 2.763}, {"x": 200.5, "club": "Mr. Hi", "y": 126.0, "degree_centrality": 0.06061, "__node_size": 30.55, "__node_r": 2.763}, {"x": 71.9, "club": "Officer", "y": 253.9, "degree_centrality": 0.06061, "__node_size": 30.55, "__node_r": 2.763}, {"x": 60.58, "club": "Officer", "y": 229.6, "degree_centrality": 0.1515, "__node_size": 52.36, "__node_r": 3.618}, {"x": 41.62, "club": "Officer", "y": 148.5, "degree_centrality": 0.09091, "__node_size": 37.82, "__node_r": 3.075}, {"x": 33.01, "club": "Officer", "y": 180.3, "degree_centrality": 0.09091, "__node_size": 37.82, "__node_r": 3.075}, {"x": 115.5, "club": "Officer", "y": 284.0, "degree_centrality": 0.06061, "__node_size": 30.55, "__node_r": 2.763}, {"x": 68.08, "club": "Officer", "y": 192.8, "degree_centrality": 0.1212, "__node_size": 45.09, "__node_r": 3.357}, {"x": 79.13, "club": "Officer", "y": 186.9, "degree_centrality": 0.09091, "__node_size": 37.82, "__node_r": 3.075}, {"x": 86.29, "club": "Officer", "y": 259.4, "degree_centrality": 0.1212, "__node_size": 45.09, "__node_r": 3.357}, {"x": 169.1, "club": "Officer", "y": 211.2, "degree_centrality": 0.1212, "__node_size": 45.09, "__node_r": 3.357}, {"x": 96.56, "club": "Officer", "y": 167.4, "degree_centrality": 0.1818, "__node_size": 59.64, "__node_r": 3.861}, {"x": 124.6, "club": "Officer", "y": 226.1, "degree_centrality": 0.3636, "__node_size": 103.3, "__node_r": 5.081}, {"x": 115.3, "club": "Officer", "y": 221.7, "degree_centrality": 0.5152, "__node_size": 139.6, "__node_r": 5.908}]}}
